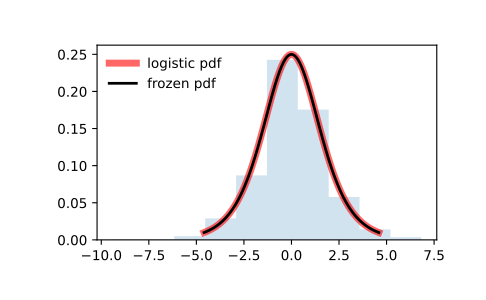

This figure's Python source:
from scipy.stats import logistic
import matplotlib.pyplot as plt
fig, ax = plt.subplots(1, 1)

# Calculate the first four moments:

mean, var, skew, kurt = logistic.stats(moments='mvsk')

# Display the probability density function (``pdf``):

x = np.linspace(logistic.ppf(0.01),
                logistic.ppf(0.99), 100)
ax.plot(x, logistic.pdf(x),
       'r-', lw=5, alpha=0.6, label='logistic pdf')

# Alternatively, the distribution object can be called (as a function)
# to fix the shape, location and scale parameters. This returns a "frozen"
# RV object holding the given parameters fixed.

# Freeze the distribution and display the frozen ``pdf``:

rv = logistic()
ax.plot(x, rv.pdf(x), 'k-', lw=2, label='frozen pdf')

# Check accuracy of ``cdf`` and ``ppf``:

vals = logistic.ppf([0.001, 0.5, 0.999])
np.allclose([0.001, 0.5, 0.999], logistic.cdf(vals))
# True

# Generate random numbers:

r = logistic.rvs(size=1000)

# And compare the histogram:

ax.hist(r, density=True, histtype='stepfilled', alpha=0.2)
ax.legend(loc='best', frameon=False)
plt.show()
